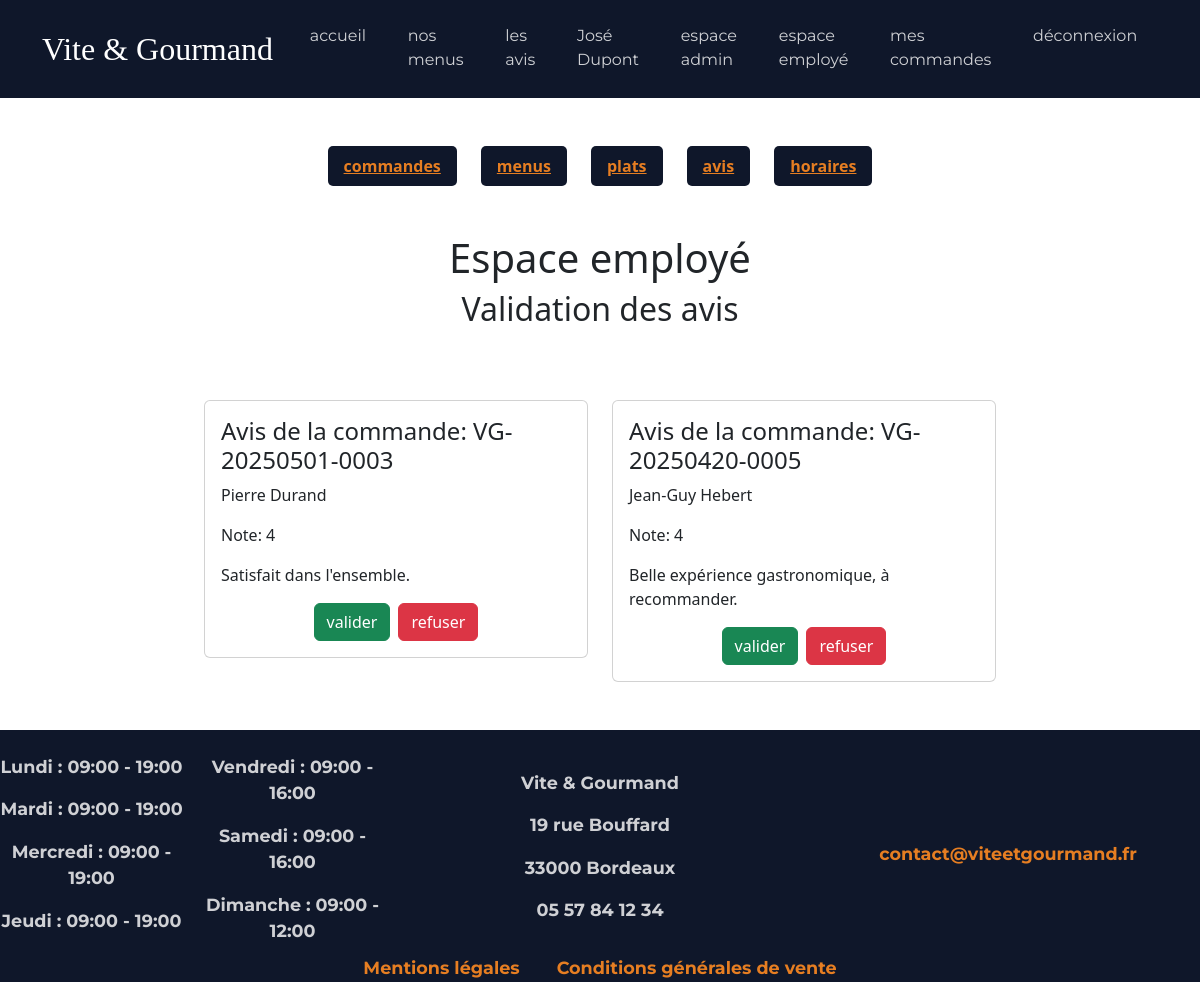
/employe/avis (signed in), run on the app's committed database.
### tables this page shows
CREATE TABLE avis(
   Id_avis INT AUTO_INCREMENT,
   note INT NOT NULL,
   description_avis VARCHAR(255) NOT NULL,
   statut VARCHAR(255) NOT NULL,
   Id_commande INT NOT NULL,
    
   date_validation DATETIME,
   PRIMARY KEY(Id_avis),
   UNIQUE(Id_commande),
   FOREIGN KEY(Id_commande) REFERENCES commande(Id_commande)
);

CREATE TABLE commande(
   Id_commande INT AUTO_INCREMENT,
   date_commande DATE NOT NULL,
   nbre_pers INT NOT NULL,
   nbre_pers_vegetarien INT,
   montant_total DECIMAL(15,2) NOT NULL,
   prix_livraison DECIMAL(15,2),
   type_livraison VARCHAR(50) NOT NULL,
   adresse_livraison VARCHAR(255),
   code_postal_livraison INT,
   ville_livraison VARCHAR(255) ,
   heure_livraison TIME NOT NULL,
   date_livraison DATE NOT NULL,
   pret_materiel BOOLEAN DEFAULT 0,
   restitution_materiel BOOLEAN DEFAULT 0,
   Id_menu INT NOT NULL,
   Id_Utilisateur INT NOT NULL,
   PRIMARY KEY(Id_commande),
   FOREIGN KEY(Id_menu) REFERENCES menu(Id_menu),
   FOREIGN KEY(Id_Utilisateur) REFERENCES utilisateur(Id_Utilisateur)
);

CREATE TABLE utilisateur(
   Id_Utilisateur INT AUTO_INCREMENT,
   nom VARCHAR(255) NOT NULL,
   prenom VARCHAR(255) NOT NULL,
   email VARCHAR(255) NOT NULL,
   mot_de_passe VARCHAR(255) NOT NULL,
   telephone VARCHAR(50) NOT NULL,
   adresse VARCHAR(255) NOT NULL,
   code_postal VARCHAR(50) NOT NULL,
   ville VARCHAR(255) NOT NULL,
   actif BOOLEAN NOT NULL DEFAULT 1,
   Id_role INT NOT NULL,
    
   must_change_password BOOLEAN NOT NULL DEFAULT 0,
   PRIMARY KEY(Id_Utilisateur),
   UNIQUE(email),
   FOREIGN KEY(Id_role) REFERENCES roles(Id_role)
);

CREATE TABLE horaire(
   Id_horaire INT AUTO_INCREMENT,
   jour VARCHAR(50) NOT NULL,
   heure_ouverture VARCHAR(50) NOT NULL,
   heure_fermeture VARCHAR(50) NOT NULL,
   PRIMARY KEY(Id_horaire)
);

### src/core/Router.php (called while the page is built, shortened)
<?php
class Router
{
    private $routes = [];
    public function add($url, $action)
    {
        $this->routes[$url] = $action;
    }
    public function dispatch()
    {
        $path = parse_url($_SERVER['REQUEST_URI'], PHP_URL_PATH);
        $path = rtrim($path, "/");
        try {
            $action = $this->routes[$path];
            $nomMethode = $action[1];
            $controller = new $nomController();
            $controller->$nomMethode();
        } catch (\Throwable $th) {
            http_response_code(500);
            die("Erreur serveur : " . $th->getMessage());
        }
    }
}

### public/index.php (called while the page is built, shortened)
<?php
$router = new Router();
$router->add('/', [HomeController::class, 'index']);
$router->add('/menus', [MenuController::class, 'index']);
$router->add('/menus/detail', [MenuController::class, 'showDetails']);
$router->add('/menus/filter', [MenuController::class, 'filter']);
$router->add('/connexion', [AuthController::class, 'handleLogin']);
$router->add('/logout', [AuthController::class, 'logout']);
$router->add('/inscription', [AuthController::class, 'handleSignUp']);
$router->add('/mot-de-passe-oublie', [AuthController::class, 'handleResetPassword']);
$router->add('/changer-mot-de-passe', [AuthController::class, 'handleChangePassword']);
$router->add('/contact', [ContactController::class, 'handleContact']);
$router->add('/avis', [AvisController::class, 'index']);
$router->add('/commande', [OrderController::class, 'handleOrder']);
$router->add('/mon-espace', []);
$router->add('/mon-espace/commandes', [OrderController::class, 'showUserOrders']);
$router->add('/mon-espace/commandes/modifier', [OrderController::class, 'updateOrder']);
$router->add('/mon-espace/commandes/annuler', [OrderController::class, 'deleteOrder']);
$router->add('/mon-espace/avis', [OrderController::class, 'LeaveReview']);
$router->add('/mon-espace/profil', [UserController::class, 'updateProfil']);
$router->add('/employe', [EmployeController::class, 'showOrders']);
$router->add('/employe/statut', [EmployeController::class, 'handleUpdateStatus']);
$router->add('/employe/menus', [EmployeController::class, 'handleMenus']);
$router->add('/employe/plats', [EmployeController::class, 'handlePlats']);
$router->add('/employe/avis', [EmployeController::class, 'handleReviews']);
$router->add('/employe/horaires', [EmployeController::class, 'handleHoraires']);
$router->add('/admin', [AdminController::class, 'handleNewEmploye']);
$router->add('/admin/stats', [AdminController::class, 'handleStats']);
$router->add('/cgv', [LegalController::class, 'showCgv']);
$router->add('/mentions-legales', [LegalController::class, 'showMentionsLegales']);
$router->add('/commande/calculer-frais', [OrderController::class, 'calculerFrais']);
$router->add('/sitemap.xml', [SitemapController::class, 'generate']);
$router->dispatch();

### src/repositories/ReviewRepository.php (called while the page is built, shortened)
<?php
class ReviewRepository
{
    public static function getPendingReviews()
    {
        $pdo = DatabaseConnection::getInstance();
        $stmt = $pdo->prepare("SELECT avis.*, utilisateur.nom, utilisateur.prenom, commande.date_commande
        FROM avis
        JOIN commande ON avis.Id_commande = commande.Id_commande
        JOIN utilisateur ON commande.Id_Utilisateur = utilisateur.Id_Utilisateur
        WHERE avis.statut = 'En attente' ");
        $stmt->execute();
        $avis = $stmt->fetchAll();
        return $avis;
    }
}

### src/repositories/HoraireRepository.php (called while the page is built, shortened)
<?php
class HoraireRepository
{
    public static function getAllHoraire()
    {
        $pdo = DatabaseConnection::getInstance();
        $stmt = $pdo->prepare("SELECT horaire.* FROM horaire");
        $stmt->execute();
        return $stmt->fetchAll();
    }
}

### src/views/employe/avis.php (the view, shortened to what this page needs)
<?php require_once('../src/views/layouts/header.php'); ?>
<?php require_once('../src/views/layouts/nav-employe.php'); ?>
<div class="employe text-center mt-4 mb-4">
    <h1>Espace employé</h1>
    <h2>Validation des avis</h2>
</div>
<div class="row row-cols-1 row-cols-md-3 g-4 mb-5 mt-5 justify-content-center">
    <?php foreach ($avis as $unAvis): ?>
        <div class="col">
        <div class="card w-100" >
            <div class="card-body">
                <h3 class="card-title">Avis de la commande: <?= 'VG-' . date('Ymd', strtotime($unAvis['date_commande'])) . '-' . sprintf('%04d', $unAvis['Id_commande']) ?></h3>
                <p class="card-text"><?= htmlspecialchars($unAvis['prenom'] . ' ' . $unAvis['nom']) ?></p>
                <p>Note: <?= htmlspecialchars($unAvis['note']) ?></p>
                <p><?= htmlspecialchars($unAvis['description_avis']) ?></p>
                <div class="d-flex gap-2 justify-content-center">
                    <form method="POST" action="/employe/avis">
                        <button type="submit" class="btn btn-success">valider</button>
                    </form>
                    <form method="POST" action="/employe/avis">
                        <button type="submit" class="btn btn-danger">refuser</button>
                    </form>
                </div>
            </div>
        </div>
        </div>
    <?php endforeach; ?>
</div>
<?php require_once('../src/views/layouts/footer.php'); ?>

### src/views/layouts/footer.php
<footer>
    <div class="container-fluid footer text-center pt-4">
        <div class="row align-items-center">
            <div class="col">
                <div class="colonne">
                    <?php
                    $horaires = HoraireRepository::getAllHoraire();
                    foreach ($horaires as $horaire):
                    ?>
                        <p><?= htmlspecialchars($horaire['jour']) ?> : <?= htmlspecialchars($horaire['heure_ouverture']) ?> - <?= htmlspecialchars($horaire['heure_fermeture']) ?></p>
                    <?php endforeach; ?>
                </div>
            </div>
            <div class="col">
                <p>Vite & Gourmand</p>
                <p>19 rue Bouffard</p>
                <p>33000 Bordeaux</p>
                <p>05 57 84 12 34</p>
            </div>
            <div class="lien col">
                <a href="mailto:contact@viteetgourmand.fr">contact@viteetgourmand.fr</a>
            </div>
        </div>
        <div class="lien text-center">
            <a href="/mentions-legales">Mentions légales</a>
            <a href="/cgv">Conditions générales de vente</a>
        </div>
    </div>
</footer>

### public/assets/css/style.css (style rules this page uses)
* { padding: 0; margin: 0; }
:root { --couleur-primary: #0056b3; --couleur-secondary: #e67e22; --couleur-dark: #0f172a; --couleur-bg-dark: #1e293b; --font-titre: "Nunito", serif; --font-texte: "Montserrat", sans-serif; }
.footer { font-weight: bold; font-size: 1.1rem; }
.colonne { column-count: 2; }
.container-fluid { padding: 0; background-color: var(--couleur-dark); font-family: var(--font-texte); color: rgba(255, 255, 255, 0.8) !important; }
.lien a { margin: 0 1rem; }
.box-connexion label, .box-connexion a, .box-connexion p, .lien a { color: var(--couleur-secondary); }
.box-connexion a, .lien a { text-decoration: none; }
.card-title { font-size: 1.5rem; }

### data on the page
avis: Id_commande.date_commande "20250501", Id_commande "0003", utilisateur.prenom+nom "Pierre Durand", note "4", description_avis "Satisfait dans l'ensemble."
avis: Id_commande.date_commande "20250420", Id_commande "0005", utilisateur.prenom+nom "Jean-Guy Hebert", note "4", description_avis "Belle expérience gastronomique, à recommander."
horaire: jour "Lundi", heure_ouverture "09:00", heure_fermeture "19:00"
horaire: jour "Mardi", heure_ouverture "09:00", heure_fermeture "19:00"
horaire: jour "Mercredi", heure_ouverture "09:00", heure_fermeture "19:00"
horaire: jour "Jeudi", heure_ouverture "09:00", heure_fermeture "19:00"
horaire: jour "Vendredi", heure_ouverture "09:00", heure_fermeture "16:00"
horaire: jour "Samedi", heure_ouverture "09:00", heure_fermeture "16:00"
horaire: jour "Dimanche", heure_ouverture "09:00", heure_fermeture "12:00"

### other printed values
$_SESSION['prenom'] "José"
$_SESSION['nom'] "Dupont"
